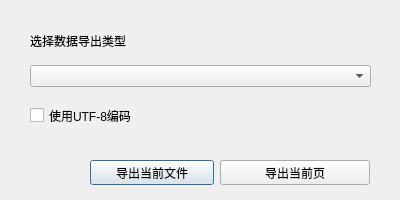
<?xml version="1.0" encoding="UTF-8"?>
<ui version="4.0">
 <class>DialogChooseExportType</class>
 <widget class="QDialog" name="DialogChooseExportType">
  <property name="geometry">
   <rect>
    <x>0</x>
    <y>0</y>
    <width>400</width>
    <height>200</height>
   </rect>
  </property>
  <property name="minimumSize">
   <size>
    <width>400</width>
    <height>200</height>
   </size>
  </property>
  <property name="maximumSize">
   <size>
    <width>400</width>
    <height>200</height>
   </size>
  </property>
  <property name="windowTitle">
   <string>选择数据导出方案</string>
  </property>
  <widget class="QPushButton" name="pushButtonAll">
   <property name="geometry">
    <rect>
     <x>90</x>
     <y>160</y>
     <width>124</width>
     <height>25</height>
    </rect>
   </property>
   <property name="text">
    <string>导出当前文件</string>
   </property>
  </widget>
  <widget class="QPushButton" name="pushButtonCurrentPage">
   <property name="geometry">
    <rect>
     <x>220</x>
     <y>160</y>
     <width>150</width>
     <height>25</height>
    </rect>
   </property>
   <property name="text">
    <string>导出当前页</string>
   </property>
  </widget>
  <widget class="QLabel" name="label">
   <property name="geometry">
    <rect>
     <x>30</x>
     <y>25</y>
     <width>191</width>
     <height>31</height>
    </rect>
   </property>
   <property name="font">
    <font>
     <family>宋体</family>
     <bold>false</bold>
    </font>
   </property>
   <property name="text">
    <string>选择数据导出类型</string>
   </property>
  </widget>
  <widget class="QComboBox" name="comboBox">
   <property name="geometry">
    <rect>
     <x>30</x>
     <y>65</y>
     <width>341</width>
     <height>22</height>
    </rect>
   </property>
  </widget>
  <widget class="QCheckBox" name="checkBox">
   <property name="geometry">
    <rect>
     <x>30</x>
     <y>105</y>
     <width>111</width>
     <height>21</height>
    </rect>
   </property>
   <property name="toolTip">
    <string>勾选时,导出文件将强制使用UTF-8编码保存导出文件
不勾选时,默认使用原数据文件相同的编码保存导出文件</string>
   </property>
   <property name="text">
    <string>使用UTF-8编码</string>
   </property>
  </widget>
 </widget>
 <resources/>
 <connections/>
</ui>
